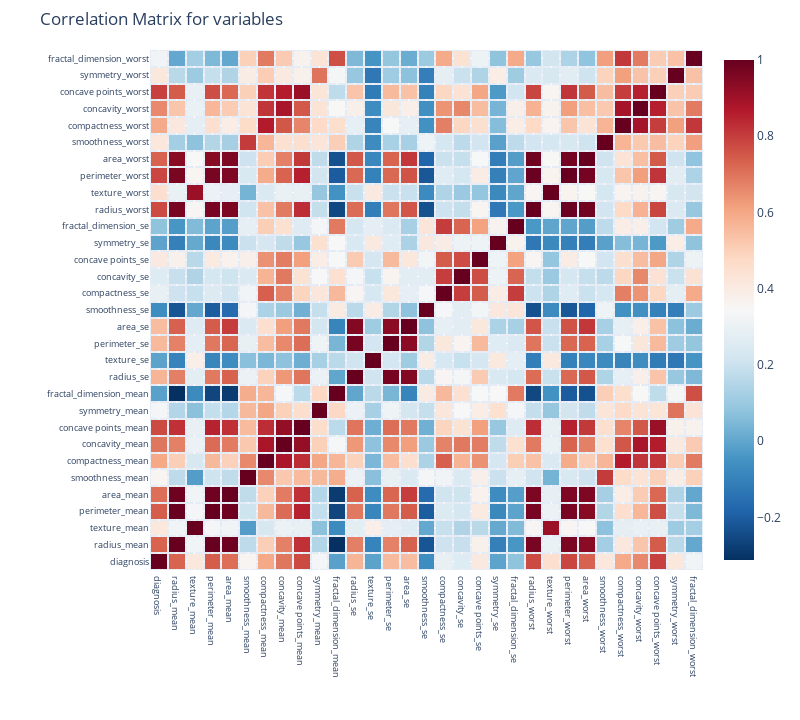

Write notebook code for a chart like this one.
### Code cell
plot_corr_heatmap(cancer.drop('id', axis=1))

### Figure 1 — Plotly figure (JSON) as saved in the notebook; plotly's stock layout.template omitted (floating-point values rounded to 4 significant figures; data arrays with more than 128 entries replaced by an {"elided": "..."} marker saying what was removed)
{"data": [{"colorscale": [[0, "rgb(5,48,97)"], [0.1, "rgb(33,102,172)"], [0.2, "rgb(67,147,195)"], [0.3, "rgb(146,197,222)"], [0.4, "rgb(209,229,240)"], [0.5, "rgb(247,247,247)"], [0.6, "rgb(253,219,199)"], [0.7, "rgb(244,165,130)"], [0.8, "rgb(214,96,77)"], [0.9, "rgb(178,24,43)"], [1, "rgb(103,0,31)"]], "type": "heatmap", "x": ["diagnosis", "radius_mean", "texture_mean", "perimeter_mean", "area_mean", "smoothness_mean", "compactness_mean", "concavity_mean", "concave points_mean", "symmetry_mean", "fractal_dimension_mean", "radius_se", "texture_se", "perimeter_se", "area_se", "smoothness_se", "compactness_se", "concavity_se", "concave points_se", "symmetry_se", "fractal_dimension_se", "radius_worst", "texture_worst", "perimeter_worst", "area_worst", "smoothness_worst", "compactness_worst", "concavity_worst", "concave points_worst", "symmetry_worst", "fractal_dimension_worst"], "xgap": 2, "y": ["diagnosis", "radius_mean", "texture_mean", "perimeter_mean", "area_mean", "smoothness_mean", "compactness_mean", "concavity_mean", "concave points_mean", "symmetry_mean", "fractal_dimension_mean", "radius_se", "texture_se", "perimeter_se", "area_se", "smoothness_se", "compactness_se", "concavity_se", "concave points_se", "symmetry_se", "fractal_dimension_se", "radius_worst", "texture_worst", "perimeter_worst", "area_worst", "smoothness_worst", "compactness_worst", "concavity_worst", "concave points_worst", "symmetry_worst", "fractal_dimension_worst"], "ygap": 2, "z": {"elided": "31x31 float values"}}], "layout": {"autosize": false, "height": 720, "margin": {"b": 150, "l": 150, "r": 20, "t": 50}, "title": {"text": "Correlation Matrix for variables"}, "width": 800, "xaxis": {"tickfont": {"size": 9}}, "yaxis": {"tickfont": {"size": 9}}}}
